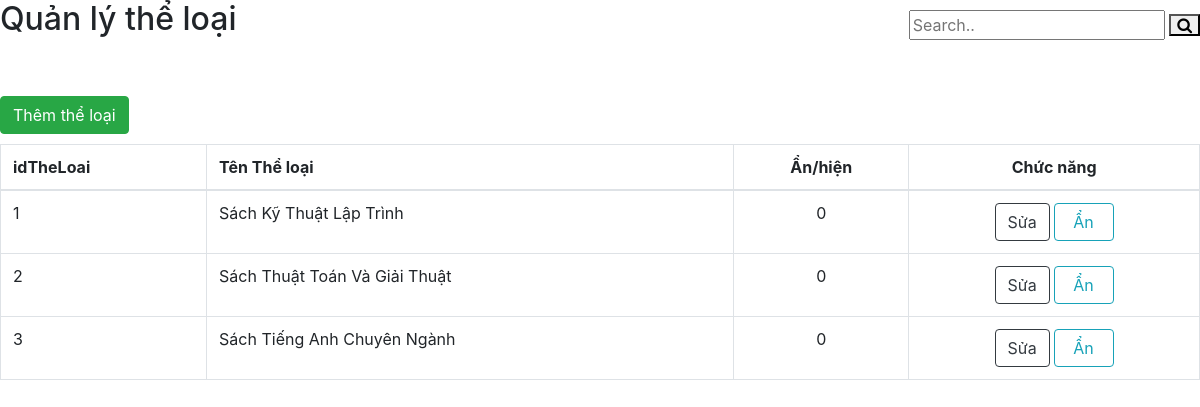
/admin/TheLoai.php, run on an earlier commit of the app's database.
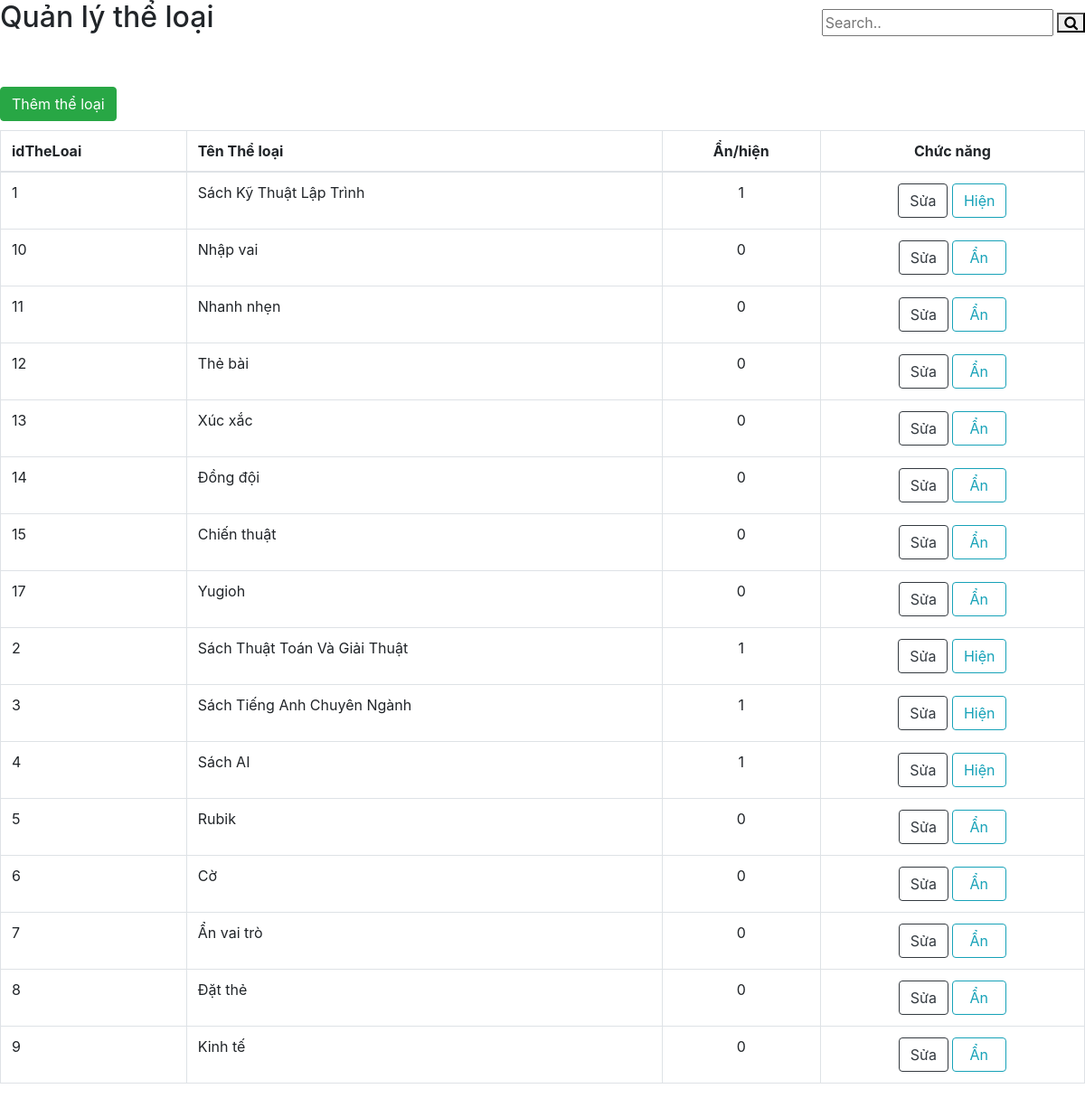
And on a later commit of the database.
### tables this page shows
CREATE TABLE `tbltheloai` (
  `idTheLoai` varchar(30) NOT NULL,
  `tenTheLoai` varchar(30) NOT NULL,
  `HienThi` int(11) NOT NULL
);

### admin/TheLoai.php (the view, shortened to what this page needs)
<?php
    include 'scripts.php';
?>
<link rel="stylesheet" href="https://cdnjs.cloudflare.com/ajax/libs/font-awesome/4.7.0/css/font-awesome.min.css">
		<div class="title"><h2>Quản lý thể loại</h2></div>
		<div class="search-container">
    		<form action="code.php" method="post">
      			<input type="text" placeholder="Search.." name="search">
      			<button type="submit" name="btnSearch_TL"><i class="fa fa-search"></i></button>
    		</form>
  		</div>
<button type="button" class="btn btn-success"   style="margin-bottom:10px;" data-toggle="modal" data-target=" <?php echo '#AddModal' ?>">Thêm thể loại</button>
<div class="table-responsive">
<?php
    $connection = mysqli_connect("localhost", "root", "", "webdb");
    $query = "SELECT * FROM tbltheloai";
    $query_run = mysqli_query($connection, $query);
?>
<table class="table table-bordered" id="datatable" width="100%" cellspacing="0">
	<thead>
		<tr>
			<th>idTheLoai</th>
			<th>Tên Thể loại</th>
			<th style="text-align:center;">Ẩn/hiện</th>
			<th style="text-align:center;">Chức năng</th>
		</tr>
	</thead>
	<tbody>
	<?php
        if (mysqli_num_rows($query_run)>0) {
            while ($row = mysqli_fetch_assoc($query_run)) {
                ?>
<form action="code.php"  method="POST">
		<tr>
			<td><?php echo $row['idTheLoai']; ?></td>
			<td><?php echo $row['tenTheLoai']; ?></td>
			<td style="text-align:center;"><?php echo $row['HienThi']; ?></td>
			<td style="text-align:center;">
				<form action=""  method="POST">
					<button type="button" class="btn btn-outline-dark" name="btn_Edit" data-toggle="modal" data-target=" <?php echo '#EditModal'.$row['idTheLoai'].'' ?>">Sửa</button>
                <?php
                    if ( $row['HienThi'] == 0)
                    echo '<form action="code.php"  method="POST">
					    <button type="submit" class="btn btn-outline-info" name="btn_LockTL" style="margin-left: 0px; padding-right: 19px; padding-left: 18px;">Ẩn</button>
				    ';
                    else
                    echo '<form action="code.php"  method="POST">
					    <button type="submit" class="btn btn-outline-info" name="btn_unLockTL">Hiện</button>
			        ';
                ?>
            </td>
		</tr>
</form>
		<?php
            }
        } else {
            echo "Không tìm thấy thể loại";
        }
        ?>
	</tbody>
</table>
</div>

What changed in the data, as far as the page shows it:
changed tbltheloai "Sách Kỹ Thuật Lập Trình": HienThi "0" → "1"; HienThi "Ẩn" → "Hiện"
added tbltheloai: idTheLoai "10", tenTheLoai "Nhập vai", HienThi "0", shows "Ẩn"
added tbltheloai: idTheLoai "11", tenTheLoai "Nhanh nhẹn", HienThi "0", shows "Ẩn"
added tbltheloai: idTheLoai "12", tenTheLoai "Thẻ bài", HienThi "0", shows "Ẩn"
added tbltheloai: idTheLoai "13", tenTheLoai "Xúc xắc", HienThi "0", shows "Ẩn"
added tbltheloai: idTheLoai "14", tenTheLoai "Đồng đội", HienThi "0", shows "Ẩn"
added tbltheloai: idTheLoai "15", tenTheLoai "Chiến thuật", HienThi "0", shows "Ẩn"
added tbltheloai: idTheLoai "17", tenTheLoai "Yugioh", HienThi "0", shows "Ẩn"
changed tbltheloai "Sách Thuật Toán Và Giải Thuật": HienThi "0" → "1"; HienThi "Ẩn" → "Hiện"
changed tbltheloai "Sách Tiếng Anh Chuyên Ngành": HienThi "0" → "1"; HienThi "Ẩn" → "Hiện"
added tbltheloai: idTheLoai "4", tenTheLoai "Sách AI", HienThi "1", shows "Hiện"
added tbltheloai: idTheLoai "5", tenTheLoai "Rubik", HienThi "0", shows "Ẩn"
added tbltheloai: idTheLoai "6", tenTheLoai "Cờ", HienThi "0", shows "Ẩn"
added tbltheloai: idTheLoai "7", tenTheLoai "Ẩn vai trò", HienThi "0"
added tbltheloai: idTheLoai "8", tenTheLoai "Đặt thẻ", HienThi "0", shows "Ẩn"
added tbltheloai: idTheLoai "9", tenTheLoai "Kinh tế", HienThi "0", shows "Ẩn"
